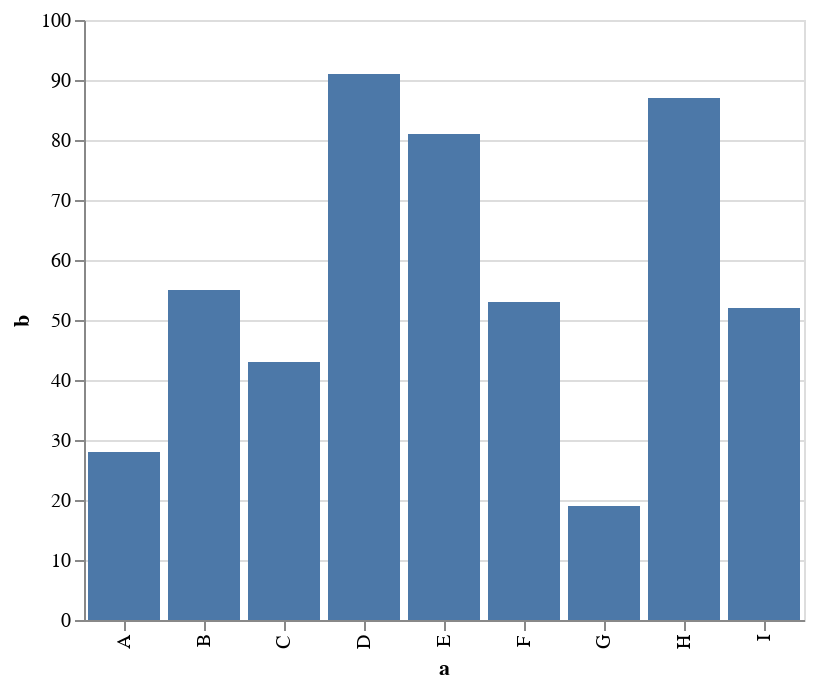

Specify this chart in Vega-Lite:
### Vega-Lite specification from a JSON file in a GitHub repository (floating-point values rounded to 4 significant figures)
{"$schema": "https://vega.github.io/schema/vega-lite/v4.json", "description": "A simple bar chart with embedded data.", "width": 360, "data": {"values": [{"a": "A", "b": 28}, {"a": "B", "b": 55}, {"a": "C", "b": 43}, {"a": "D", "b": 91}, {"a": "E", "b": 81}, {"a": "F", "b": 53}, {"a": "G", "b": 19}, {"a": "H", "b": 87}, {"a": "I", "b": 52}]}, "mark": "bar", "encoding": {"x": {"field": "a", "type": "ordinal"}, "y": {"field": "b", "type": "quantitative"}, "tooltip": {"field": "b", "type": "quantitative"}}}
